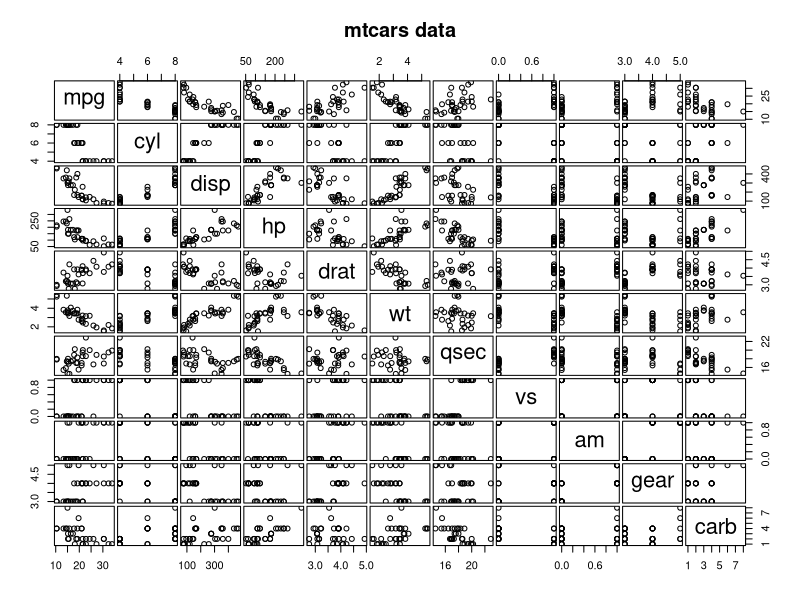
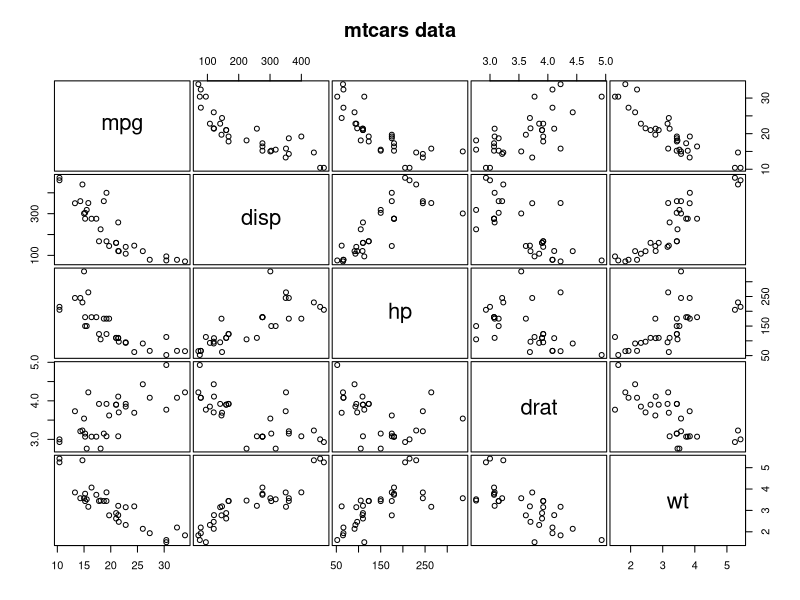

Generate these figures, in order, with R:
## ---- chunk 1
knitr::opts_chunk$set(echo = TRUE)
## ---- chunk 2
# library(ggplot2)
data(mtcars)
# help(mtcars)
# str(mtcars)
# head(mtcars)
# qplot(disp,cyl)
require(graphics)
pairs(mtcars, main = "mtcars data", gap = 1/4)
# coplot(mpg ~ disp | as.factor(cyl), data = mtcars,
#        panel = panel.smooth, rows = 1)
## ---- chunk 3

pairs(~ mpg + disp + hp + drat + wt, 
      data = mtcars, main = "mtcars data", gap = 1/4)


## ---- chunk 4
mpg_disp = lm(mpg ~ disp, data = mtcars)
mpg_hp   = lm(mpg ~ hp,   data = mtcars)
mpg_drat = lm(mpg ~ drat, data = mtcars)
mpg_wt   = lm(mpg ~ wt,   data = mtcars)

summary(mpg_disp)
summary(mpg_hp)
summary(mpg_drat)
summary(mpg_wt)
## ---- chunk 5
mpg_multi = lm(mpg ~ disp + wt, data = mtcars)

summary(mpg_multi)

## ---- chunk 6

## possibly more meaningful, e.g., for summary() or bivariate plots:
mtcars2 <- within(mtcars, {
   vs <- factor(vs, labels = c("V", "S"))
   am <- factor(am, labels = c("automatic", "manual"))
   cyl  <- ordered(cyl)
   gear <- ordered(gear)
   carb <- ordered(carb)
})
summary(mtcars2)
## ---- chunk 7

